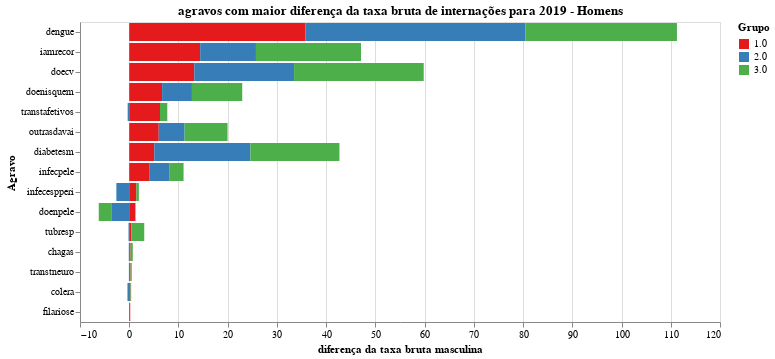

Notebook source saved alongside this figure:
### Code cell
chart = plot_grafico_dif(pop_19, pop_r,
                         'taxa_inter_homem', 
                         "agravos com maior diferença da taxa bruta de internações para 2019 - Homens",
                        "diferença da taxa bruta masculina")

#chart.save('tx_bruta_h.svg')
chart

### Figure 1 — Vega-Lite specification as saved in the notebook (floating-point values rounded to 4 significant figures)
{"config": {"view": {"continuousWidth": 400, "continuousHeight": 300}, "range": {"category": {"scheme": "set1"}}}, "data": {"name": "data-64e8e3c2eb4db44dc7fd22d438566bd7"}, "mark": "bar", "encoding": {"color": {"type": "nominal", "field": "grupo", "title": "Grupo"}, "order": {"type": "nominal", "field": "grupo", "sort": "ascending"}, "tooltip": {"type": "quantitative", "field": "taxa"}, "x": {"type": "quantitative", "field": "taxa", "title": "diferença da taxa bruta masculina"}, "y": {"type": "nominal", "field": "agravo", "sort": null, "title": "Agravo"}}, "title": "agravos com maior diferença da taxa bruta de internações para 2019 - Homens", "width": 640, "$schema": "https://vega.github.io/schema/vega-lite/v4.8.1.json", "datasets": {"data-64e8e3c2eb4db44dc7fd22d438566bd7": [{"agravo": "dengue", "grupo": "1.0", "taxa": 35.82}, {"agravo": "dengue", "grupo": "2.0", "taxa": 44.68}, {"agravo": "dengue", "grupo": "3.0", "taxa": 30.75}, {"agravo": "iamrecor", "grupo": "1.0", "taxa": 14.41}, {"agravo": "iamrecor", "grupo": "2.0", "taxa": 11.33}, {"agravo": "iamrecor", "grupo": "3.0", "taxa": 21.34}, {"agravo": "doecv", "grupo": "1.0", "taxa": 13.21}, {"agravo": "doecv", "grupo": "2.0", "taxa": 20.27}, {"agravo": "doecv", "grupo": "3.0", "taxa": 26.33}, {"agravo": "doenisquem", "grupo": "1.0", "taxa": 6.673}, {"agravo": "doenisquem", "grupo": "2.0", "taxa": 6.067}, {"agravo": "doenisquem", "grupo": "3.0", "taxa": 10.21}, {"agravo": "transtafetivos", "grupo": "1.0", "taxa": 6.252}, {"agravo": "transtafetivos", "grupo": "2.0", "taxa": -0.3177}, {"agravo": "transtafetivos", "grupo": "3.0", "taxa": 1.481}, {"agravo": "outrasdavai", "grupo": "1.0", "taxa": 5.994}, {"agravo": "outrasdavai", "grupo": "2.0", "taxa": 5.248}, {"agravo": "outrasdavai", "grupo": "3.0", "taxa": 8.728}, {"agravo": "diabetesm", "grupo": "1.0", "taxa": 5.089}, {"agravo": "diabetesm", "grupo": "2.0", "taxa": 19.53}, {"agravo": "diabetesm", "grupo": "3.0", "taxa": 18.08}, {"agravo": "infecpele", "grupo": "1.0", "taxa": 4.044}, {"agravo": "infecpele", "grupo": "2.0", "taxa": 4.062}, {"agravo": "infecpele", "grupo": "3.0", "taxa": 2.931}, {"agravo": "infecespperi", "grupo": "1.0", "taxa": 1.439}, {"agravo": "infecespperi", "grupo": "2.0", "taxa": -2.615}, {"agravo": "infecespperi", "grupo": "3.0", "taxa": 0.5137}, {"agravo": "doenpele", "grupo": "1.0", "taxa": 1.26}, {"agravo": "doenpele", "grupo": "2.0", "taxa": -3.52}, {"agravo": "doenpele", "grupo": "3.0", "taxa": -2.669}, {"agravo": "tubresp", "grupo": "1.0", "taxa": 0.4165}, {"agravo": "tubresp", "grupo": "2.0", "taxa": -0.146}, {"agravo": "tubresp", "grupo": "3.0", "taxa": 2.632}, {"agravo": "chagas", "grupo": "1.0", "taxa": 0.2623}, {"agravo": "chagas", "grupo": "2.0", "taxa": -0.08756}, {"agravo": "chagas", "grupo": "3.0", "taxa": 0.4558}, {"agravo": "transtneuro", "grupo": "1.0", "taxa": 0.2585}, {"agravo": "transtneuro", "grupo": "2.0", "taxa": -0.06782}, {"agravo": "transtneuro", "grupo": "3.0", "taxa": 0.2503}, {"agravo": "colera", "grupo": "1.0", "taxa": 0.2483}, {"agravo": "colera", "grupo": "2.0", "taxa": -0.3585}, {"agravo": "colera", "grupo": "3.0", "taxa": 0.1453}, {"agravo": "filariose", "grupo": "1.0", "taxa": 0.2037}, {"agravo": "filariose", "grupo": "2.0", "taxa": -0.01042}, {"agravo": "filariose", "grupo": "3.0", "taxa": 0.0}]}}
